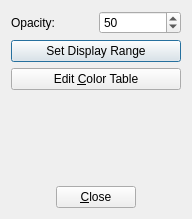
<?xml version="1.0" encoding="UTF-8"?>
<ui version="4.0">
 <class>VolumeDisplayOptionsDialog</class>
 <widget class="QDialog" name="VolumeDisplayOptionsDialog">
  <property name="geometry">
   <rect>
    <x>0</x>
    <y>0</y>
    <width>192</width>
    <height>219</height>
   </rect>
  </property>
  <property name="windowTitle">
   <string>Dialog</string>
  </property>
  <property name="windowIcon">
   <iconset resource="../ProjectViewer/icons.qrc">
    <normaloff>:/icons/images/logo_fs_64x64.png</normaloff>:/icons/images/logo_fs_64x64.png</iconset>
  </property>
  <layout class="QVBoxLayout" name="verticalLayout">
   <item>
    <layout class="QGridLayout" name="gridLayout">
     <item row="0" column="0">
      <widget class="QLabel" name="label">
       <property name="text">
        <string>Opacity:</string>
       </property>
      </widget>
     </item>
     <item row="0" column="1">
      <widget class="QSpinBox" name="sbOpacity">
       <property name="maximum">
        <number>100</number>
       </property>
       <property name="value">
        <number>50</number>
       </property>
      </widget>
     </item>
     <item row="1" column="0" colspan="2">
      <widget class="QPushButton" name="pbDisplayRange">
       <property name="text">
        <string>Set Display Range</string>
       </property>
       <property name="icon">
        <iconset resource="../ProjectViewer/icons.qrc">
         <normaloff>:/icons/images/select-range-icon-32x32.png</normaloff>:/icons/images/select-range-icon-32x32.png</iconset>
       </property>
       <property name="iconSize">
        <size>
         <width>32</width>
         <height>32</height>
        </size>
       </property>
      </widget>
     </item>
     <item row="2" column="0" colspan="2">
      <widget class="QPushButton" name="pbColorTable">
       <property name="text">
        <string>Edit &amp;Color Table</string>
       </property>
       <property name="icon">
        <iconset resource="../ProjectViewer/icons.qrc">
         <normaloff>:/icons/images/volume-colortable-icon-32x32.png</normaloff>:/icons/images/volume-colortable-icon-32x32.png</iconset>
       </property>
       <property name="iconSize">
        <size>
         <width>32</width>
         <height>32</height>
        </size>
       </property>
      </widget>
     </item>
    </layout>
   </item>
   <item>
    <spacer name="verticalSpacer">
     <property name="orientation">
      <enum>Qt::Vertical</enum>
     </property>
     <property name="sizeHint" stdset="0">
      <size>
       <width>20</width>
       <height>40</height>
      </size>
     </property>
    </spacer>
   </item>
   <item>
    <layout class="QHBoxLayout" name="horizontalLayout">
     <item>
      <spacer name="horizontalSpacer">
       <property name="orientation">
        <enum>Qt::Horizontal</enum>
       </property>
       <property name="sizeHint" stdset="0">
        <size>
         <width>40</width>
         <height>20</height>
        </size>
       </property>
      </spacer>
     </item>
     <item>
      <widget class="QPushButton" name="pushButton">
       <property name="text">
        <string>&amp;Close</string>
       </property>
      </widget>
     </item>
     <item>
      <spacer name="horizontalSpacer_2">
       <property name="orientation">
        <enum>Qt::Horizontal</enum>
       </property>
       <property name="sizeHint" stdset="0">
        <size>
         <width>40</width>
         <height>20</height>
        </size>
       </property>
      </spacer>
     </item>
    </layout>
   </item>
  </layout>
 </widget>
 <resources>
  <include location="../ProjectViewer/icons.qrc"/>
 </resources>
 <connections>
  <connection>
   <sender>pushButton</sender>
   <signal>clicked()</signal>
   <receiver>VolumeDisplayOptionsDialog</receiver>
   <slot>hide()</slot>
   <hints>
    <hint type="sourcelabel">
     <x>97</x>
     <y>127</y>
    </hint>
    <hint type="destinationlabel">
     <x>97</x>
     <y>74</y>
    </hint>
   </hints>
  </connection>
 </connections>
</ui>
